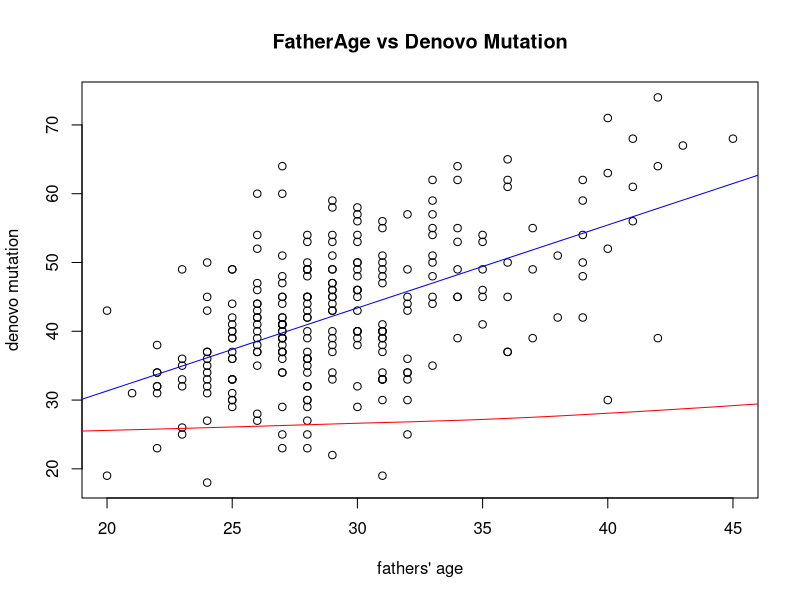
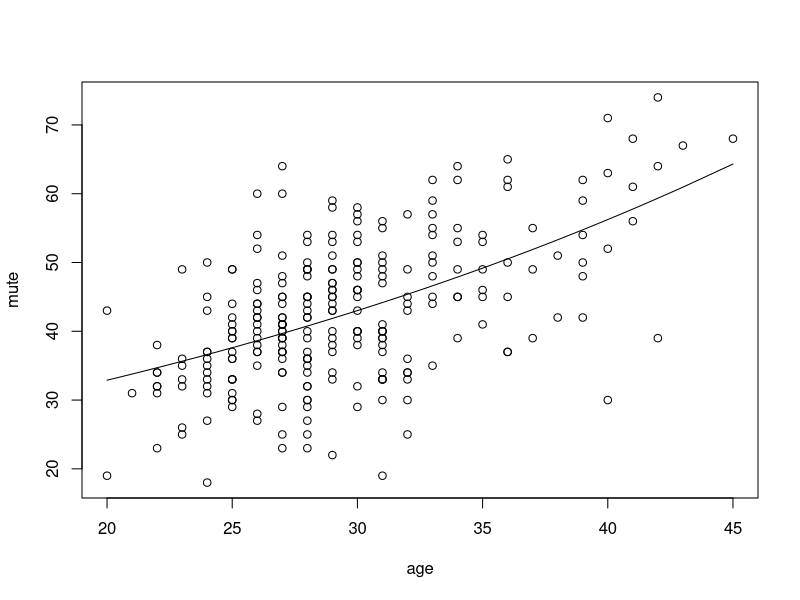
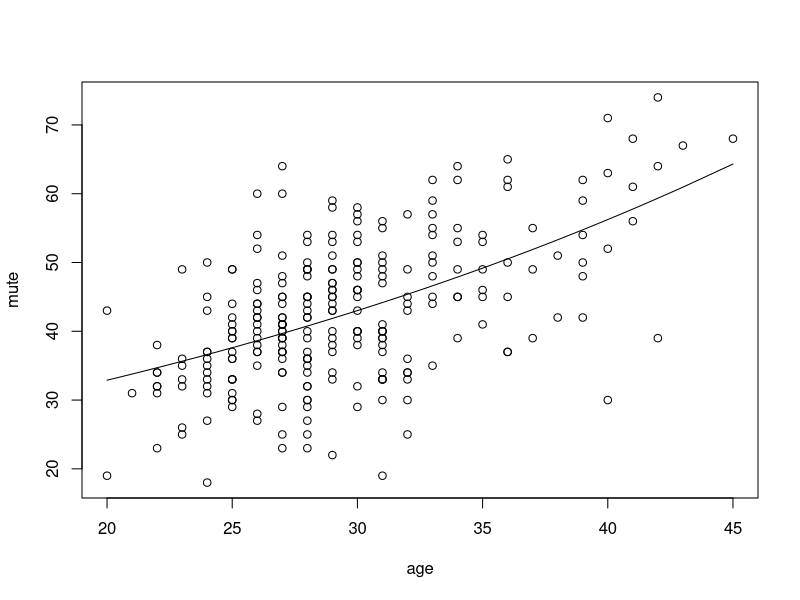
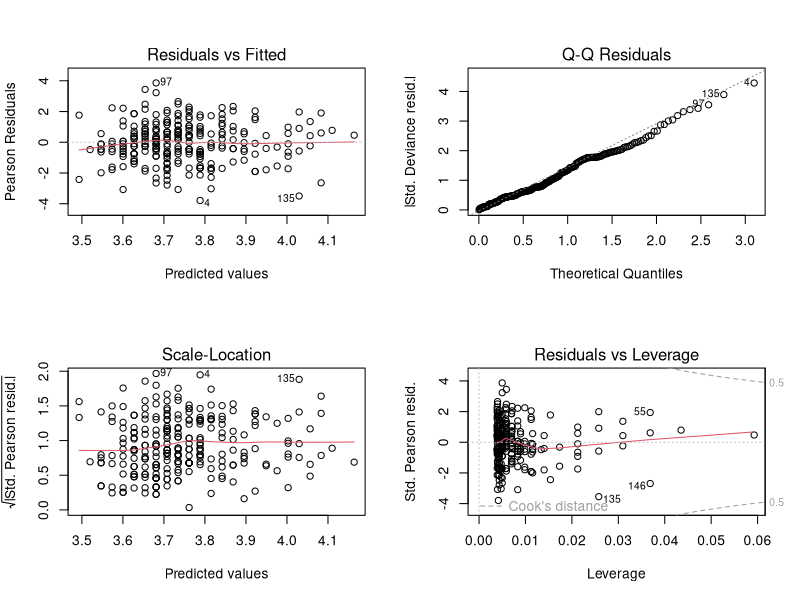
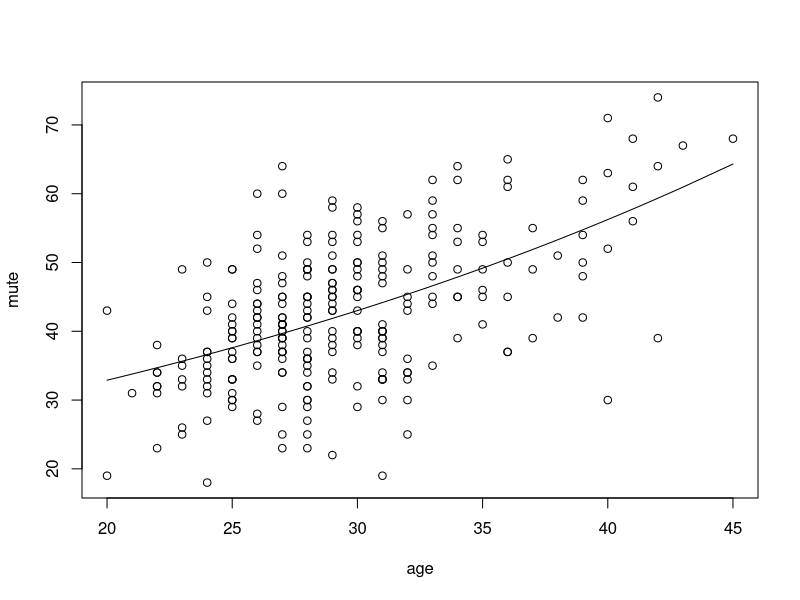
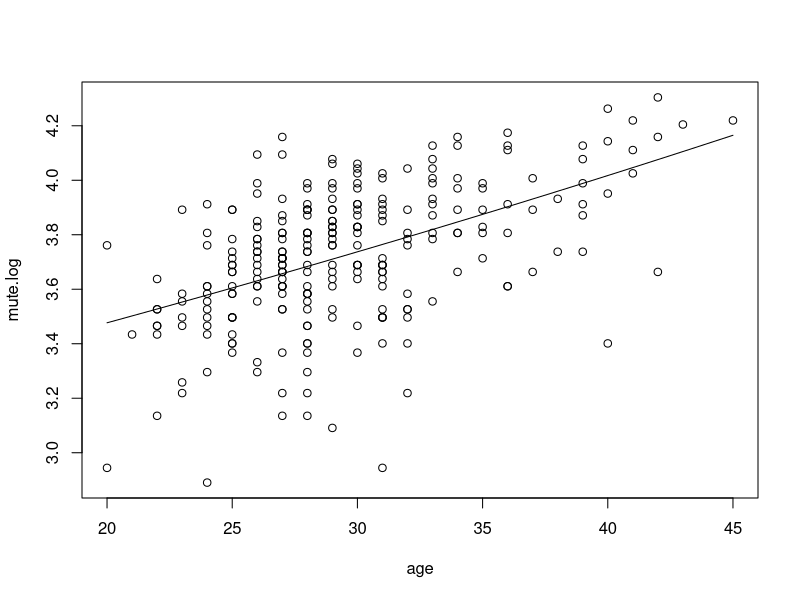
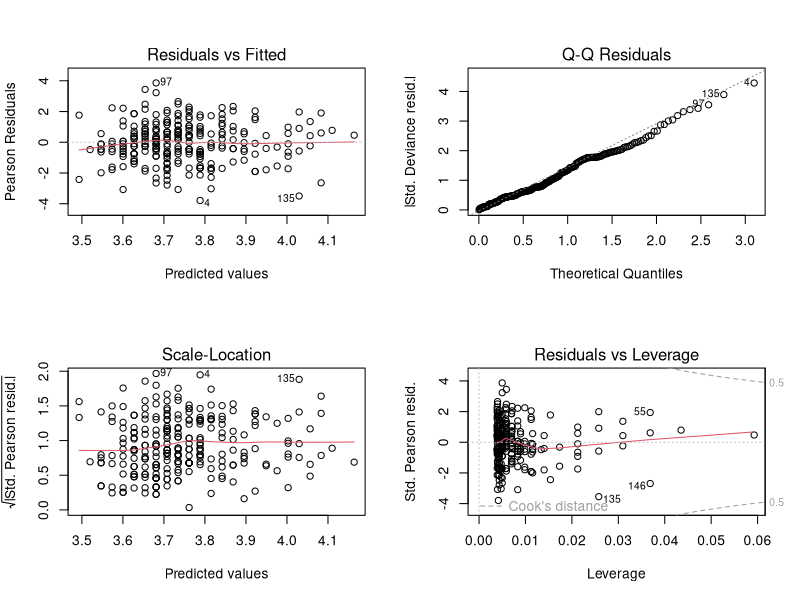
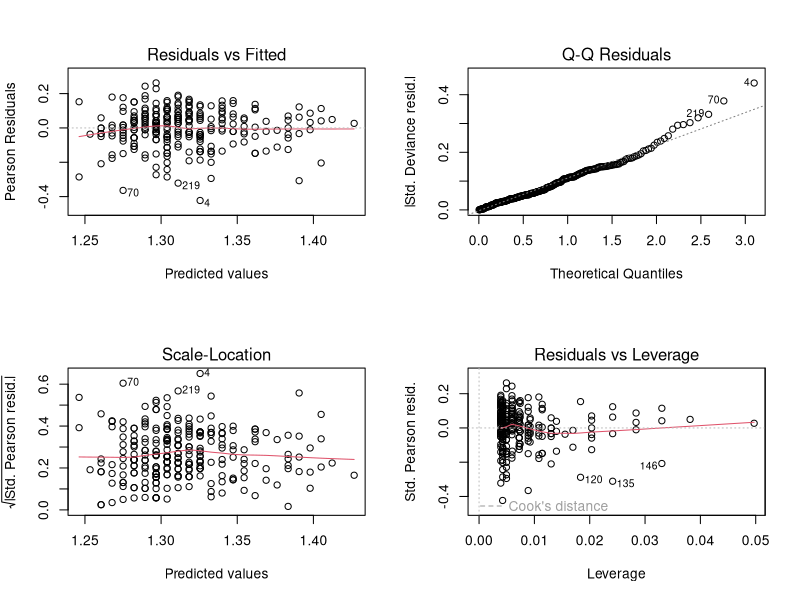

These charts were generated, in order, by the following R code: (Note: this script raises an error after producing the figures.)
##Generalized Linear Models

#######

## possible useful packages to install
## ggplot2
install.packages("ggplot2")

## sandwich
install.packages("sandwich")

## msm
install.packages("msm")

## require packages
require(ggplot2)

require(sandwich)

require(msm)

## qqplot included in ggplot2;



## try to simulate the Poisson Regression of Fathers' ages and
## the mutation rate in a certain gene
## 



##### Read in a table of mutation rate and parental ages
## from local file
data <- read.table("denovo_age_data.txt", header = TRUE, sep = "\t")
summary(data)

plot(data$AgeFatherAtConception, data$nDNM, main = "FatherAge vs Denovo Mutation", 
     xlab = "fathers' age", ylab = "denovo mutation")

## add fit lines
abline( lm( data$nDNM ~ data$AgeFatherAtConception), col = "blue") 
lines(lowess(data$nDNM, data$AgeFatherAtConception), col = "red")

age <- data$AgeFatherAtConception
mute <- data$nDNM


## fit mutations against father's age
fitMuteAge <- glm(mute ~ age, family = "poisson")
summary(fitMuteAge)


## coeff
coeff <- coef(fitMuteAge)
coeff

par(mfrow=c(1,1))
plot(age, mute)
xvalues <- sort(age)
log_mean <- coeff[1] + coeff[2] * xvalues

mean_value <- exp(log_mean)
lines(xvalues, mean_value)

plot(age, mute)
lines(xvalues, mean_value)

## Q-Q plot
par(mfrow=c(2,2))
plot(fitMuteAge)


#####################################
## model allowing for overdispersion:

fit.overdis <- glm(mute ~ age, family = quasipoisson)
summary(fit.overdis)

## coefficient
coeff.overdis <- coef(fit.overdis)
coeff.overdis

par(mfrow = c(1, 1))

plot(age, mute)
xvalues <-sort(age)
log_mean.overdis <- coeff.overdis[1] + coeff.overdis[2] * xvalues

mean_value.overdis <- exp(log_mean.overdis)
lines(xvalues, mean_value.overdis)







#######################
## fit log-mutations against father's age
## this does not work, ==! 
#mute.log <- as.integer(mute.log)
mute.log <- log(mute)
mute.log

fitLogMute <- glm(mute.log ~ age, family = "poisson")
summary(fitLogMute)

## coeff of log mutations against age
coeff.log <- coef(fitLogMute)
coeff.log

plot(age, mute.log)
x_values.log <- sort(age)

mean.log <- coeff.log[1] + coeff.log[2] * x_values.log
mean_value.log <- exp(mean.log)
lines(x_values.log, mean_value.log)


## Q-Q plot
par(mfrow=c(2,2))
plot(fitMuteAge)

plot(fitLogMute)


############################################################
# mutation rate for gene_X
lambda <- runif(1000,5,9)

# generate fathers' age, a normal distribution (35, 6)
age <- rnorm(1000, 35, 6)


# number of mutations (count) in gene_X
# here we try three different methods to generate mutations
X1 <- rpois(1000,mean(lambda))
X2 <- rpois(1000,lambda)
X3 <- rpois(1000, age)

# try two different offset(), see which one would fit well
l.MR <- rep(log(mean(lambda)),1000)

l2.MR <- log(lambda)


## fit mutations with different offsets

# fit X1 to two offsets
fitX1_mLamb <- glm(X1~offset(l.MR),family="poisson")
fitX1_Lamb <- glm(X1 ~ offset(l2.MR), family="poisson")

# fit X2 to two offsets
fitX2_mLamb <- glm( X2~offset(l.MR), family = "poisson")
fitX2_Lamb <- glm( X2~offset(l2.MR), family = "poisson")

# fit X3 to two offsets
fitX3_mLamb <- glm( X3~offset(l.MR), family = "poisson")   ## family = "poisson")
fitX3_Lamb <- glm( X3~offset(l2.MR), family = "poisson")   ## family = "poisson")


##fit4 <- glm( X3~offset(l.MR), family = "poisson")
##fit5 <- glm( X3~offset(l2.MR), family = "poisson")


## summary fit1 - fit5
summary(fitX1_mLamb)
summary(fitX1_Lamb)

summary(fitX2_mLamb)
summary(fitX2_Lamb)

summary(fitX3_mLamb)
summary(fitX3_Lamb)



## plot all fited models
# plot fitX1 to two offsets
par(mfrow=c(2,2))
plot(fitX1_mLamb)

par(mfrow=c(2,2))
plot(fitX1_Lamb)


# plot fit X2 to two offsets
par(mfrow=c(2,2))
plot(fitX2_mLamb)

par(mfrow=c(2,2))
plot(fitX2_Lamb)


# plot fit X3 to two offsets
par(mfrow=c(2,2))
plot(fitX3_mLamb)

par(mfrow=c(2,2))
plot(fitX3_Lamb)






#########################################
#########################################
## NOT useful below, still working on these plotting code

fitted(fit1)


## cal the Intercept for fit
cov.fit <- vcovHC(fit, type = "HC0")
cov.fit <- vcovHC(fit, type="HC0")
std.err <- sqrt(diag(cov.fit))
r.est <- cbind(Estimate = coef(fit), "Robust SE" = std.err,
               "Pr(>|z|)" = 2 * pnorm( abs( coef(fit)/std.err), lower.tail = FALSE),
               LL = coef(fit) - 1.96 * std.err, 
               UL = coef(fit) + 1.96 * std.err)

r.est

##
with(fit, cbind(res.deviance = deviance, df = df.residual,
                p = pchisq(deviance, df.residual, lower.tail=FALSE)))

fit_update <- update(fit2, . ~ . - X2)

##anova
anova(fit_update, fit, test = "Chisq")




## cal the Intercept for fit2
cov.fit2 <- vcovHC(fit2, type = "HC0")
cov.fit2 <- vcovHC(fit2, type="HC0")
std.err <- sqrt(diag(cov.fit2))
r2.est <- cbind(Estimate = coef(fit2), "Robust SE" = std.err,
                "Pr(>|z|)" = 2 * pnorm( abs( coef(fit2)/std.err), lower.tail = FALSE),
                LL = coef(fit2) - 1.96 * std.err, 
                UL = coef(fit2) + 1.96 * std.err)

r2.est

##
with(fit2, cbind(res.deviance = deviance, df = df.residual,
                 p = pchisq(deviance, df.residual, lower.tail=FALSE)))

##anova(fit2, fit, test = "Chisq")
anova(fit, test = "Chisq")
anova(fit2, test = "Chisq")
anova(fit3, test = "Chisq")

##drop1()
drop1(fit, test = "Chisq")


plot(fit)

plot(fit2)

plot(fit3)
